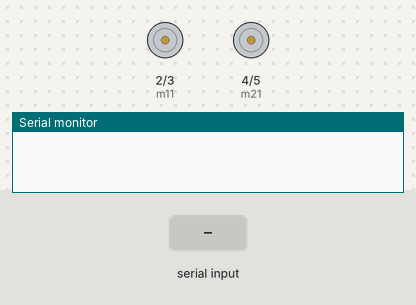
The sketch below on a simulated Arduino Uno, built with avr-gcc and run on an emulated ATmega328P. On the bench: motor-driver pin pairs drawn as motors (green arrow = first pin HIGH = forward, orange = second pin HIGH = backward, longer = more drive), the last lines printed to the serial monitor. The inputs (shaded band) are chosen by the test bench.

Above: at 1.2 s.
1.3 s: "F" received over the second serial link
At 2.5 s:
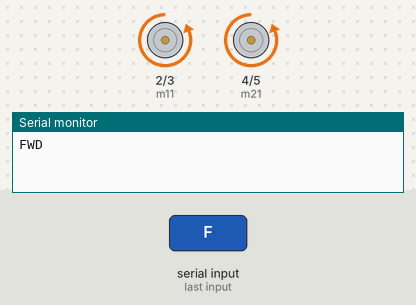
2.8 s: "B" received over the second serial link
At 3.8 s:
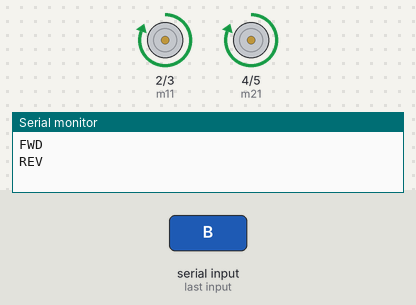
4.3 s: "R" received over the second serial link
At 5.0 s:
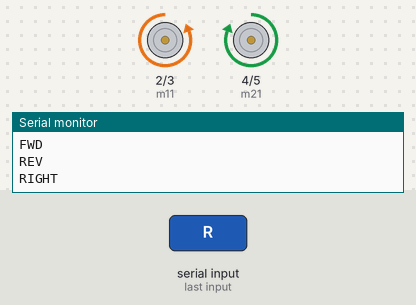
Timing chart, 0 to 7.3 s (numbered marks = the images above; inputs shaded):
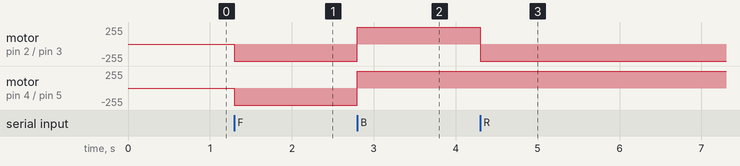

The sketch:

Bluetooth_communication_using_phone.ino
```cpp
#include <SoftwareSerial.h>
SoftwareSerial bt(10, 9); //Rx, Tx
// ---------- MOTOR PINS ----------

int m11 = 2;
int m12 = 3;

int m21 = 4;
int m22 = 5;

// ---------- IR SENSOR PINS ----------

int irsensor1 = 6;   // Left IR sensor
int irsensor2 = 7;   // Right IR sensor


// ---------- MOTOR FUNCTIONS ----------

void forward() {
  digitalWrite(m11, LOW);
  digitalWrite(m12, HIGH);

  digitalWrite(m21, LOW);
  digitalWrite(m22, HIGH);
}

void reverse() {
  digitalWrite(m11, HIGH);
  digitalWrite(m12, LOW);

  digitalWrite(m21, HIGH);
  digitalWrite(m22, LOW);
}

void left() {
  // Left motor reverse
  digitalWrite(m11, HIGH);
  digitalWrite(m12, LOW);

  // Right motor forward
  digitalWrite(m21, LOW);
  digitalWrite(m22, HIGH);
}

void right() {
  // Left motor forward
  digitalWrite(m11, LOW);
  digitalWrite(m12, HIGH);

  // Right motor reverse
  digitalWrite(m21, HIGH);
  digitalWrite(m22, LOW);
}

void stopRobot() {
  digitalWrite(m11, LOW);
  digitalWrite(m12, LOW);

  digitalWrite(m21, LOW);
  digitalWrite(m22, LOW);
}


// ---------- SETUP ----------
// for green IR Sensor

void setup() {
  Serial.begin(9600);
  bt.begin(9600);
  pinMode(m11, OUTPUT);
  pinMode(m12, OUTPUT);

  pinMode(m21, OUTPUT);
  pinMode(m22, OUTPUT);

  pinMode(irsensor1, INPUT);
  pinMode(irsensor2, INPUT);

  stopRobot();
}

void loop()
{
  if (bt.available()){
    char ch = bt.read(); //data coming from bluetooth is being read and getting saved into bt
    if (ch=='F'){
      forward();
      Serial.println("FWD");
    }
    if (ch== 'B'){
      reverse();
      Serial.println("REV");
    }
    if (ch== 'R'){
      right();
      Serial.println("RIGHT");
  }
  }
}
```

Measured:
- after the input at 1.3 s, motor on pin 2 (m11) / pin 3 (m12), motor on pin 4 (m21) / pin 5 (m22): stopped → backward 255/255 at once
- after the input at 2.8 s, motor on pin 2 (m11) / pin 3 (m12), motor on pin 4 (m21) / pin 5 (m22): backward 255/255 → forward 255/255 at once
- after the input at 4.3 s, motor on pin 2 (m11) / pin 3 (m12): forward 255/255 → backward 255/255 at once
